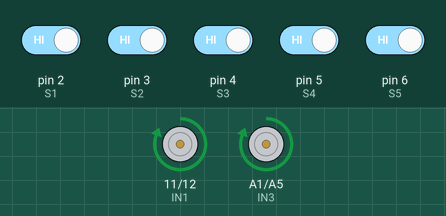
A sketch run on a simulated Arduino Uno, built with avr-gcc and run on an emulated ATmega328P. Shown: motor-driver pin pairs drawn as motors (green arrow = first pin HIGH = forward, orange = second pin HIGH = backward, longer = more drive, scaled by the enable pin). Inputs (shaded band) come from the test bench; at power-on: pin 2 (S1), pin 3 (S2), pin 4 (S3), pin 5 (S4), pin 6 (S5) HIGH.

Above: at 1.2 s.
1.3 s: pin 2 (S1) driven LOW
At 1.7 s:
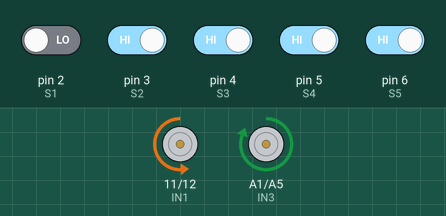
2.8 s: pin 3 (S2) driven LOW
At 3.7 s:
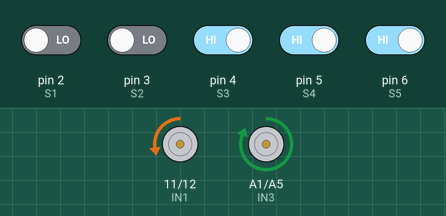
4.3 s: pin 4 (S3) driven LOW
At 4.8 s:
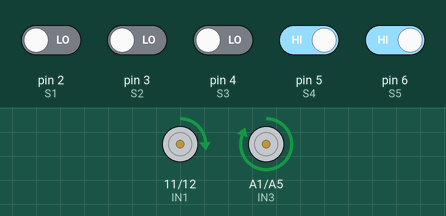
5.8 s: pin 5 (S4) driven LOW
At 7.0 s:
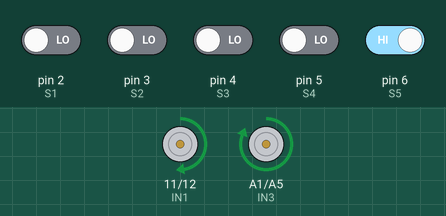
7.3 s: pin 6 (S5) driven LOW
At 8.3 s:
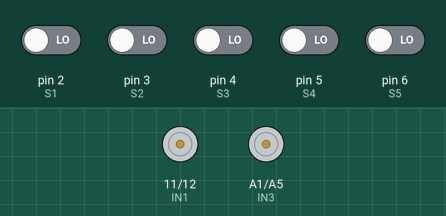
8.8 s: pin 2 (S1) driven HIGH
At 10.2 s:
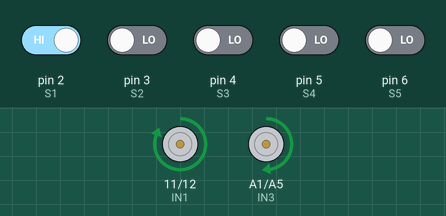
Timing chart, 0 to 11.3 s (numbered marks = the images above; inputs shaded):
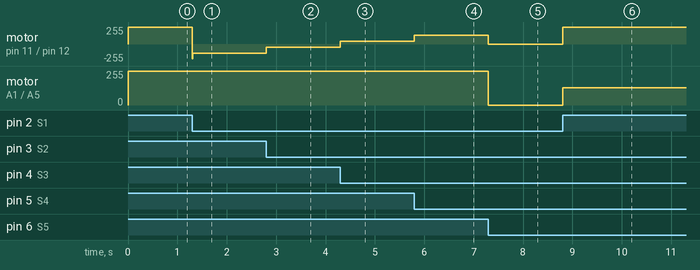

Measured:
- after the input at 1.3 s, motor on pin 11 (IN1) / pin 12 (IN2): forward 255/255 → backward 141/255 at once
- after the input at 2.8 s, motor on pin 11 (IN1) / pin 12 (IN2): backward 141/255 → backward 51/255 at once
- after the input at 4.3 s, motor on pin 11 (IN1) / pin 12 (IN2): backward 51/255 → forward 39/255 at once
- after the input at 5.8 s, motor on pin 11 (IN1) / pin 12 (IN2): forward 39/255 → forward 129/255 at once
- after the input at 7.3 s, motor on pin 11 (IN1) / pin 12 (IN2): forward 129/255 → stopped at once; motor on A1 (IN3) / A5 (IN4): forward 255/255 → stopped at once
- after the input at 8.8 s, motor on pin 11 (IN1) / pin 12 (IN2): stopped → forward 255/255 at once; motor on A1 (IN3) / A5 (IN4): stopped → forward 129/255 at once

The sketch:

line_follower_pid.ino
```cpp
#include <Arduino.h>

const int S1=2,S2=3,S3=4,S4=5,S5=6;
const int ENA=10,IN1=11,IN2=12,ENB=9,IN3=A1,IN4=A5;

float Kp=180.0,Ki=0.01,Kd=100.0;
const int STRAIGHT_SPEED=255,BASE_SPEED=220,MAX_SPEED=255,MIN_SPEED=-255;
const float STRAIGHT_THRESHOLD=0.25;
const int BOOST_CONFIRM=6;
const int weight[5]={-2,-1,0,1,2};

float lastError=0,integral=0;
int boostCount=0;
bool isBoosting=false;

void setup(){
  int sensorPins[]={S1,S2,S3,S4,S5};
  int motorPins[]={IN1,IN2,IN3,IN4,ENA,ENB};
  for(int i=0;i<5;i++) pinMode(sensorPins[i],INPUT);
  for(int i=0;i<6;i++) pinMode(motorPins[i],OUTPUT);
  Serial.begin(9600);
}

void driveMotors(int L,int R){
  digitalWrite(IN1,L>=0?HIGH:LOW);
  digitalWrite(IN2,L>=0?LOW:HIGH);
  if(L<0)L=-L;
  digitalWrite(IN3,R>=0?HIGH:LOW);
  digitalWrite(IN4,R>=0?LOW:HIGH);
  if(R<0)R=-R;
  analogWrite(ENA,constrain(L,0,255));
  analogWrite(ENB,constrain(R,0,255));
}

void stopMotors(){
  digitalWrite(IN1,LOW);digitalWrite(IN2,LOW);
  digitalWrite(IN3,LOW);digitalWrite(IN4,LOW);
  analogWrite(ENA,0);analogWrite(ENB,0);
}

float readError(bool &allOn,bool &noneOn){
  int count=0;
  float wSum=0;
  int v[5];
  v[0]=!digitalRead(S1);v[1]=!digitalRead(S2);v[2]=!digitalRead(S3);
  v[3]=!digitalRead(S4);v[4]=!digitalRead(S5);
  for(int i=0;i<5;i++){if(v[i]){wSum+=weight[i];count++;}}
  allOn=(count==5);
  noneOn=(count==0);
  return count==0?lastError:wSum/count;
}

void loop(){
  bool allOn,noneOn;
  float error=readError(allOn,noneOn);

  if(allOn){
    stopMotors();
    integral=0;boostCount=0;isBoosting=false;
    delay(50);return;
  }

  if(abs(error)<STRAIGHT_THRESHOLD){
    if(++boostCount>=BOOST_CONFIRM)isBoosting=true;
  }else{
    boostCount=0;isBoosting=false;
  }

  integral=constrain(integral+error,-100,100);
  float correction=Kp*error+Ki*integral+Kd*(error-lastError);
  lastError=error;

  int activeBase=isBoosting?STRAIGHT_SPEED:BASE_SPEED;
  driveMotors(
    constrain(activeBase+(int)correction,MIN_SPEED,MAX_SPEED),
    constrain(activeBase-(int)correction,MIN_SPEED,MAX_SPEED)
  );
}
```
